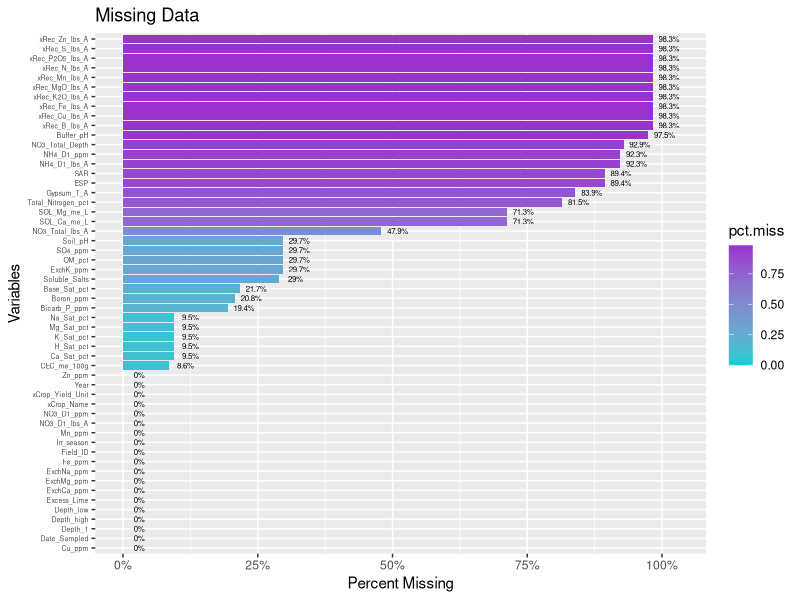
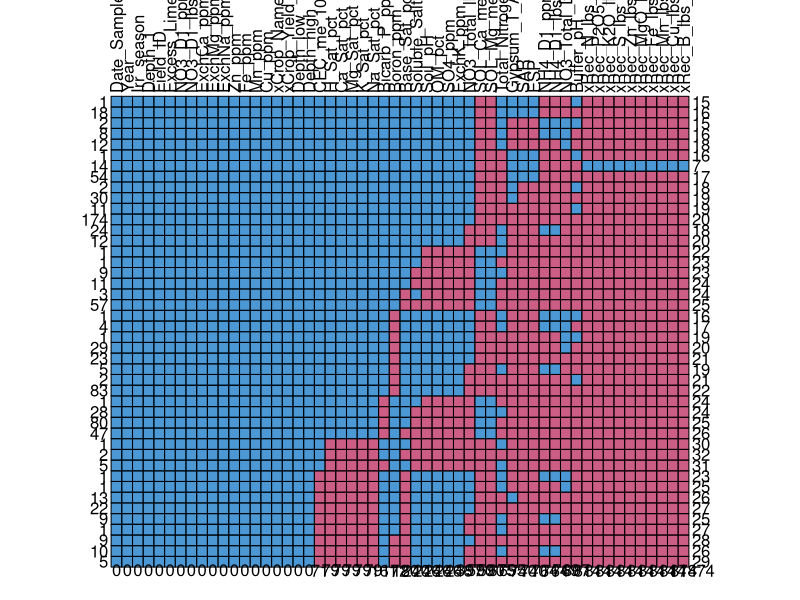
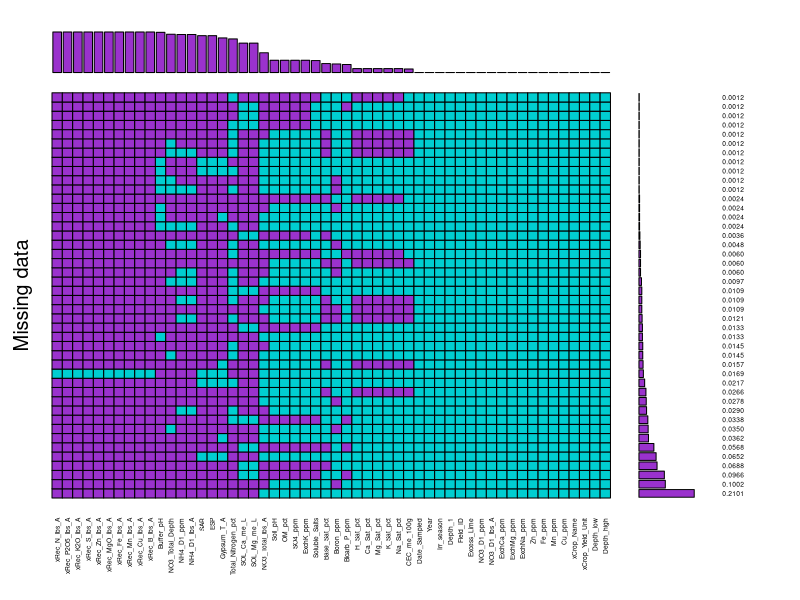
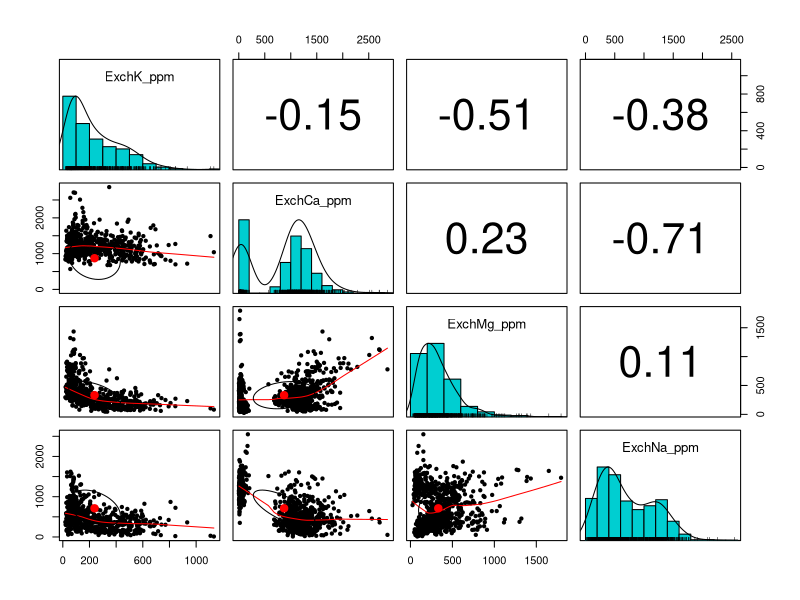
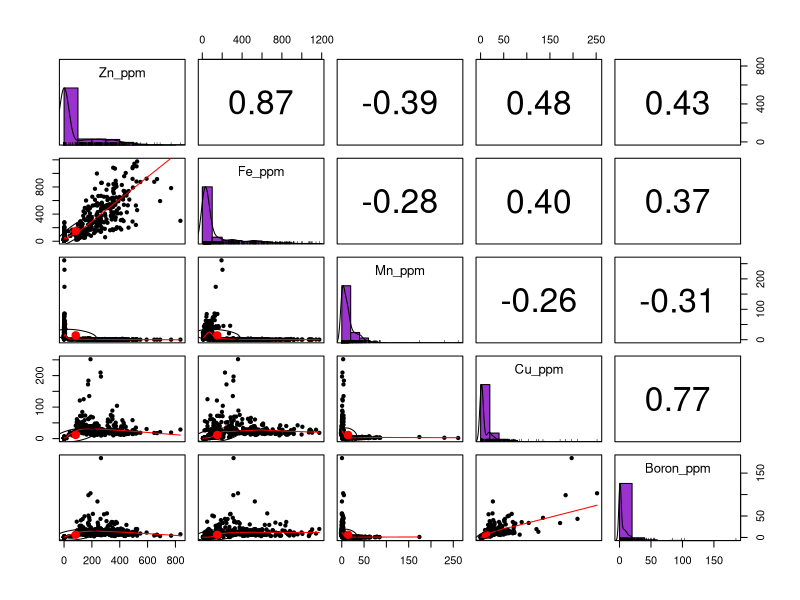
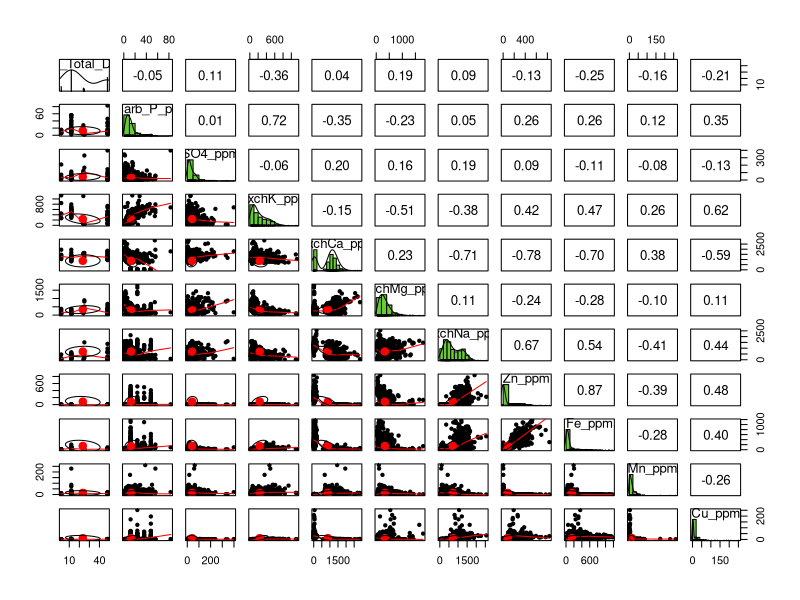
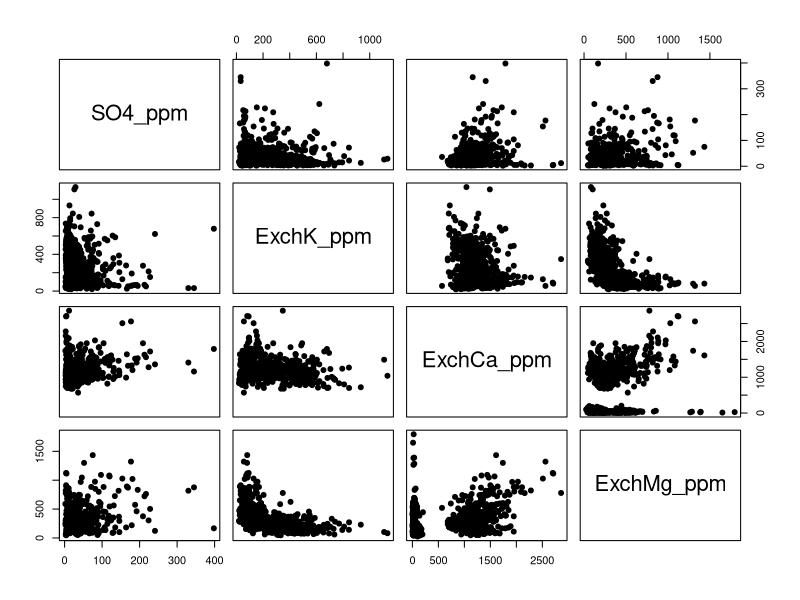
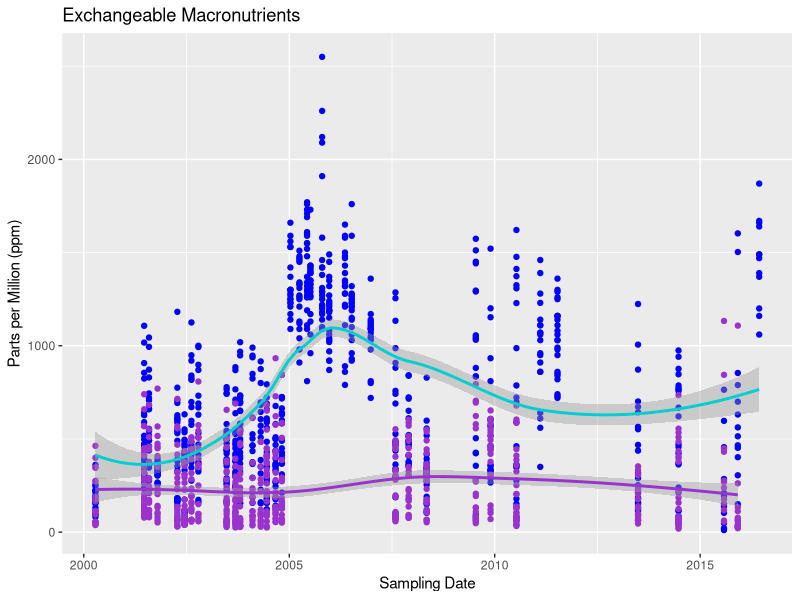

R code for these plots, in order:
## ---- chunk 1
library(tidyverse)
## ---- chunk 2
df <- read.csv("./data/pcp_soil_data/PCP-R-ready.csv")
## ---- chunk 3
df2 <- df[, colSums(is.na(df)) != nrow(df)]
## ---- chunk 4
df3 <- df2 %>% select("Date_Sampled","Year","Irr_season", "Depth_1", "Field_ID", "Soil_pH", "Buffer_pH", "Excess_Lime", "Soluble_Salts", "OM_pct", "NO3_D1_ppm", "NO3_D1_lbs_A", "NO3_Total_lbs_A", "NO3_Total_Depth", "Bicarb_P_ppm", "SO4_ppm", "ExchK_ppm", "ExchCa_ppm", "ExchMg_ppm", "ExchNa_ppm", "Zn_ppm", "Fe_ppm", "Mn_ppm", 'Cu_ppm', "Boron_ppm", "CEC_me_100g", "Base_Sat_pct", "H_Sat_pct", "Ca_Sat_pct", "Mg_Sat_pct", "K_Sat_pct", "Na_Sat_pct", "SOL_Ca_me_L", "SOL_Mg_me_L", "SAR", "ESP", "Gypsum_T_A", "NH4_D1_ppm", "NH4_D1_lbs_A", "Total_Nitrogen_pct", "xCrop_Name", "xCrop_Yield_Unit", "xRec_N_lbs_A", "xRec_P2O5_lbs_A", "xRec_K2O_lbs_A", "xRec_S_lbs_A", "xRec_Zn_lbs_A", "xRec_MgO_lbs_A", "xRec_Fe_lbs_A", "xRec_Mn_lbs_A", "xRec_Cu_lbs_A", "xRec_B_lbs_A")

## ---- chunk 5

## ---- chunk 6

library(lubridate)

## set Date_Sampled from factor to Date
df3$Date_Sampled <- mdy(as.character(df3$Date_Sampled))

df3 <- data.frame(df3)
## set empty xCrop_Name to factor level to NA  datatype

## convert xCrop_yield_Unit

## ---- chunk 7
low <- c()
high <- c()
for(i in 1:length(df3$Depth_1)){
  low <- c(low, strsplit(as.character(df3$Depth_1), "-")[[i]][1])
  high <- c(high, strsplit(as.character(df3$Depth_1), "-")[[i]][2])
}
df3$Depth_low <- low
df3$Depth_high <- high
## ---- chunk 8
glimpse(head(df3))
## ---- chunk 9
prop.miss <- apply(df3, 2, function(x) round(sum(is.na(x))/NROW(x),4))
prop.miss
## ---- chunk 10
pmpv <- data.frame(variable = names(df3), pct.miss=prop.miss)

## ---- chunk 11
ggplot(pmpv, aes(x= reorder(variable, pct.miss), y=pct.miss, fill=pct.miss)) +
  geom_bar(stat="identity") + 
  ggtitle("Missing Data") +
  ylab("Percent Missing") + 
  xlab("Variables") +
  scale_y_continuous(labels=scales::percent, limits=c(0,1.03)) + 
  geom_text(data=pmpv, aes(label=paste0(round(pct.miss*100,1),"%"), y=pct.miss+.03), size=2) +
  coord_flip() +
  theme(axis.text.y = element_text(size=5)) +
  scale_fill_gradient(low="darkturquoise",high="darkorchid3")
  
## ---- chunk 12
library(mice)
md.pattern(df3, rotate.names = TRUE)
## ---- chunk 13
library(VIM)
## ---- chunk 14
aggr(df3, col=c('darkturquoise','darkorchid3'),
              numbers=TRUE, sortVars=TRUE, prop=TRUE,border=TRUE, combined=TRUE,
              labels=names(df3), cex.axis=.4, cex.numbers=.4, varheight=FALSE,
              gap=0, ylab=c("Missing data","Pattern"))
## ---- chunk 15
library(psych)
## ---- chunk 16
## Correlation matrix betwen Macronutrients

pairs.panels(df3[,17:20],
             method="pearson",
             hist.col="#00ced1",
             density=TRUE,
             ellipses = TRUE,
             cex.labels = 1.2,
             )
## ---- chunk 17
# Correation Matrix between micronutrients 

pairs.panels(df3[,21:25],
             method="pearson",
             hist.col="#9a32cd",
             density=TRUE,
             ellipses = TRUE,
             cex.labels = 1.2,
             )
## ---- chunk 18
# Correation Matrix between micronutrients 

pairs.panels(df3[,14:24],
             method="pearson",
             hist.col="#65cd32",
             density=TRUE,
             ellipses = TRUE,
             cex.labels = 1.2,
             )
## ---- chunk 19
pairs(df3[,16:19], pch=19)
## ---- chunk 20
ggplot(df3, aes(x=Date_Sampled)) + 
  geom_point(aes(y=ExchNa_ppm), color="blue") +
  geom_point(aes(y=ExchK_ppm), color="darkorchid3") +
  geom_smooth(aes(y=ExchNa_ppm), color="darkturquoise") +
  geom_smooth(aes(y=ExchK_ppm), color="darkorchid3") +
  labs(x="Sampling Date",y="Parts per Million (ppm)",title="Exchangeable Macronutrients")
## ---- chunk 21
ggplot(df3, aes(x=Date_Sampled)) + 
  geom_point(aes(y=Na_Sat_pct), color="blue") +
  geom_point(aes(y=K_Sat_pct), color="darkorchid3") +
  geom_smooth(aes(y=Na_Sat_pct), color="darkturquoise") +
  geom_smooth(aes(y=K_Sat_pct), color="darkorchid3") +
  labs(x="Sampling Date",y="Percent Saturation (%)",title="Exchangeable Macronutrients")
## ---- chunk 22
df4 <- df3 %>% select("Date_Sampled","Year","Irr_season", "Depth_1", "Field_ID", "Soil_pH", "Soluble_Salts", "OM_pct", "NO3_D1_ppm", "Bicarb_P_ppm", "SO4_ppm", "ExchK_ppm", "ExchCa_ppm", "ExchMg_ppm", "ExchNa_ppm", "Zn_ppm", "Fe_ppm", "Mn_ppm", 'Cu_ppm', "Boron_ppm", "CEC_me_100g")


## ---- chunk 23
df4 <- mutate(df4, treatment = ifelse( Year < 2013, "Sodium","Potassium"))
df4$treatment <- as.factor(df4$treatment)

#sd_imp <- mutate(sd_imp, treatment = ifelse( Year < 2013, "Sodium","Potassium"))
#sd_imp$treatment <- as.factor(sd_imp$treatment)


## ---- chunk 24
saveRDS(df4, file = "./data/clean_soil_data.rds")
